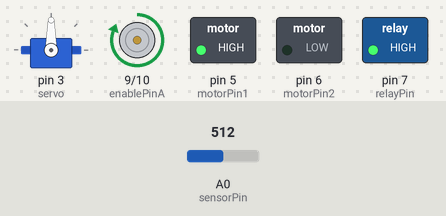
The sketch below on a simulated Arduino Uno, built with avr-gcc and run on an emulated ATmega328P. Shown: servo, motor-driver pin pairs drawn as motors (green arrow = first pin HIGH = forward, orange = second pin HIGH = backward, longer = more drive), switched loads named in the sketch (green lamp = pin HIGH). The inputs (shaded band) are chosen by the test bench; at power-on: A0 (sensorPin) = 512.

Above: at 1.8 s.
1.9 s: A0 (sensorPin) set to 56
3.4 s: A0 (sensorPin) set to 45
At 5.2 s:
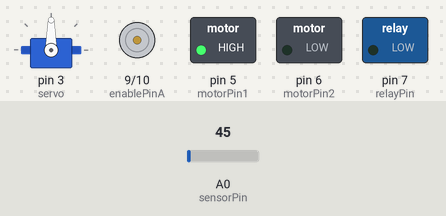
5.5 s: A0 (sensorPin) set to 122
At 6.8 s:
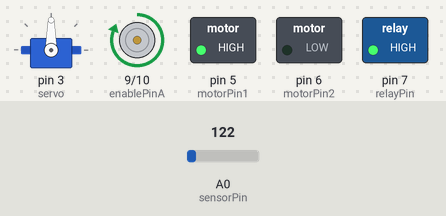
7.5 s: A0 (sensorPin) set to 15
At 8.3 s:
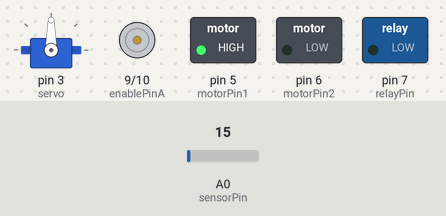
Timing chart, 0 to 10.5 s (numbered marks = the images above; inputs shaded):
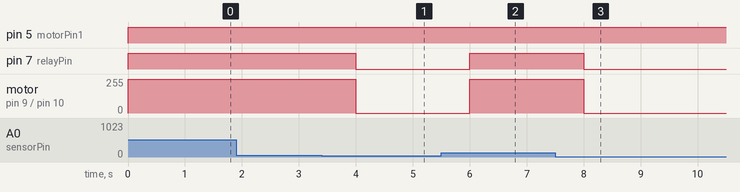

The sketch:

PunteHyRelavador.ino
```cpp
  #include <Servo.h>

  const int sensorPin = A0;
  const int relayPin = 7;
  const int motorPin1 = 5;
  const int motorPin2 = 6;
  const int enablePinA = 9;
  const int enablePinB = 10;

  Servo servo;

  void setup() {
    pinMode(sensorPin, INPUT);
    pinMode(relayPin, OUTPUT);
    pinMode(motorPin1, OUTPUT);
    pinMode(motorPin2, OUTPUT);
    pinMode(enablePinA, OUTPUT);
    pinMode(enablePinB, OUTPUT);

    servo.attach(3);
  }

  void loop() {
    int sensorValue = analogRead(sensorPin);
    float temperature = (sensorValue * 5.0 * 100.0) / 1024.0;

    if (temperature > 25) {
      digitalWrite(relayPin, HIGH);
      digitalWrite(motorPin1, HIGH);
      digitalWrite(motorPin2, LOW);
      analogWrite(enablePinA, 255);
      analogWrite(enablePinB, 0);
      Serial.println("Temperatura alta! Encendiendo motor en una dirección.");
    } else {
      digitalWrite(relayPin, LOW);
      analogWrite(enablePinA, 0);
      analogWrite(enablePinB, 0);
      Serial.println("Temperatura normal. Motor apagado.");
    }

    delay(1000);
  }
```

Measured:
- the behaviour switches between 52 and 51 on A0 (sensorPin) (found by bisection; images 0 and 1)
- after the input at 1.9 s, every drawn part: stays the same
- after the input at 3.4 s, pin 7 (relayPin): HIGH → LOW after 0.60 s; motor on pin 9 (enablePinA) / pin 10 (enablePinB): forward 255/255 → stopped after 0.60 s
- after the input at 5.5 s, pin 7 (relayPin): LOW → HIGH after 0.50 s; motor on pin 9 (enablePinA) / pin 10 (enablePinB): stopped → forward 255/255 after 0.50 s
- after the input at 7.5 s, pin 7 (relayPin): HIGH → LOW after 0.50 s; motor on pin 9 (enablePinA) / pin 10 (enablePinB): forward 255/255 → stopped after 0.50 s
